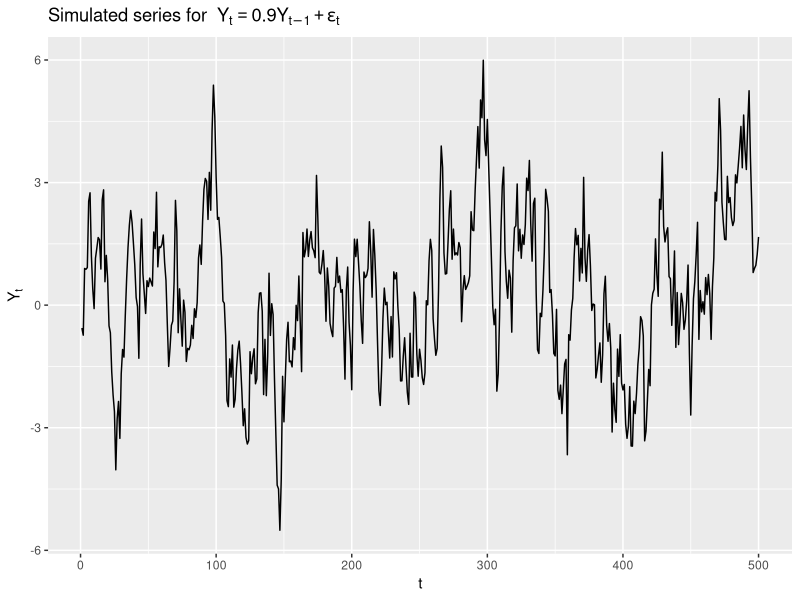
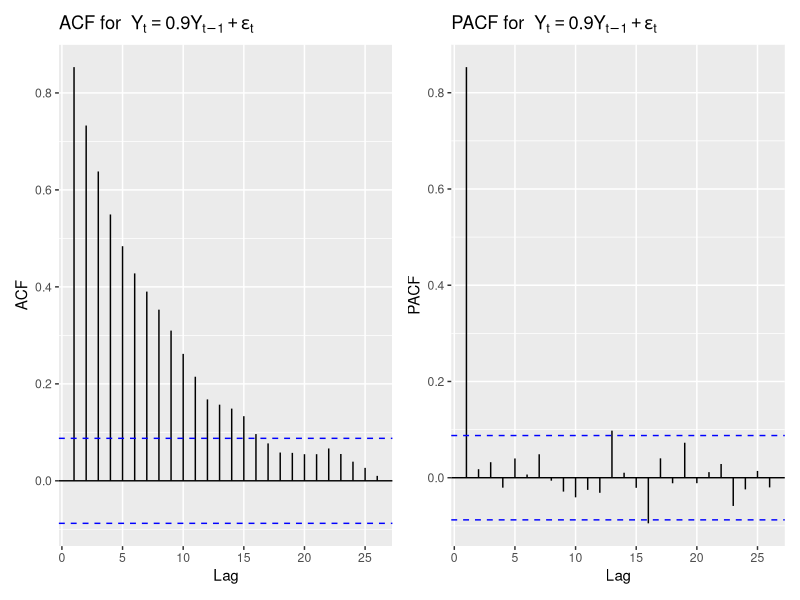

These charts were generated, in order, by the following R code:
# Load necessary packages
library(ggplot2)
library(forecast)
library(patchwork)  # for combining ggplots side-by-side

## =====================================================
## 1. Prepare environment & set working directory
## =====================================================

# Set working directory (optional for RStudio users)
if (requireNamespace("rstudioapi", quietly = TRUE) && rstudioapi::isAvailable()) {
  setwd(dirname(rstudioapi::getActiveDocumentContext()$path))
}

## =====================================================
## 2. Simulate AR(1) process
##    Y_t = alpha * Y_{t-1} + epsilon_t
## =====================================================

set.seed(123)
n_samples <- 500
alpha     <- 0.9
Y         <- numeric(n_samples)
epsilon   <- rnorm(n_samples, mean = 0, sd = 1)

# Start from Y_0 = 0, so Y_1 = epsilon_1.
Y[1] <- epsilon[1]
for (t in 2:n_samples) {
  Y[t] <- alpha * Y[t - 1] + epsilon[t]
}

## =====================================================
## 3. Time series plot
## =====================================================

ts_plot <- ggplot(data.frame(t = 1:n_samples, Y = Y),
                  aes(x = t, y = Y)) +
  geom_line() +
  ggtitle(
    expression("Simulated series for " ~
                 Y[t] == 0.9 * Y[t - 1] + epsilon[t])
  ) +
  xlab("t") +
  ylab(expression(Y[t]))  

# Save time series plot as PNG (consistent format)
ggsave("AR1_plot.png", ts_plot,
       width = 6, height = 4, dpi = 300)

## =====================================================
## 4. ACF and PACF plots
## =====================================================

acf_plot <- ggAcf(Y) +
  ggtitle(
    expression("ACF for " ~
                 Y[t] == 0.9 * Y[t - 1] + epsilon[t])
  )  

pacf_plot <- ggPacf(Y) +
  ggtitle(
    expression("PACF for " ~
                 Y[t] == 0.9 * Y[t - 1] + epsilon[t])
  )  

# Combine ACF and PACF into a single figure
acf_pacf_plot <- acf_plot + pacf_plot

# Save combined ACF/PACF plot as PNG (consistent format)
ggsave("AR1_acf_pacf_plot.png", acf_pacf_plot,
       width = 12, height = 4, dpi = 300)
